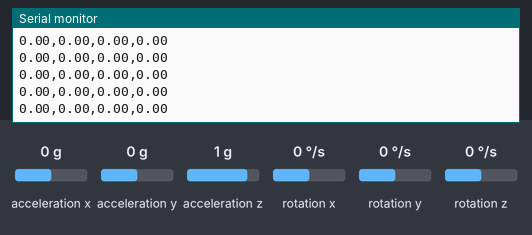
This sketch was run on a simulated Arduino Uno, built with avr-gcc and run on an emulated ATmega328P. Parts: the last lines printed to the serial monitor. The test bench sets the inputs (shaded band); at power-on: acceleration y 0 g, acceleration x 0 g, acceleration z 1 g, rotation z 0 °/s, rotation x 0 °/s, rotation y 0 °/s.

Above: at 1.7 s.
1.8 s: acceleration y set to -0.8 g
At 2.5 s:
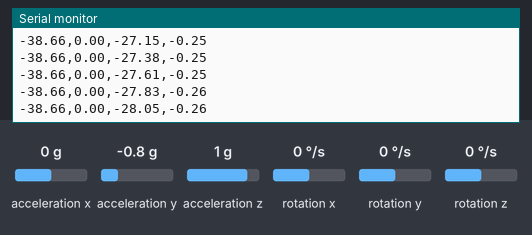
4.8 s: acceleration x set to -1.4 g
At 5.8 s:
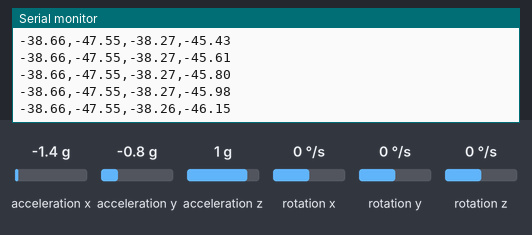
6.3 s: acceleration z set to -0.8 g
At 6.9 s:
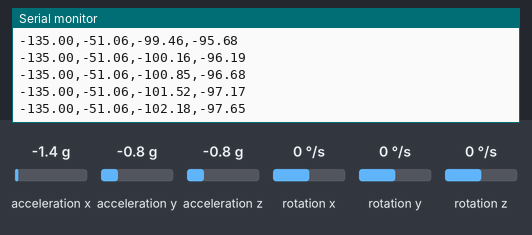
9.3 s: acceleration y set to 0 g
At 9.9 s:
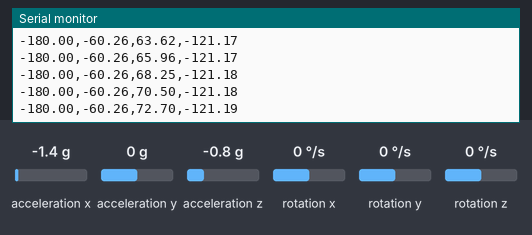
12.3 s: rotation z set to -192 °/s
At 13.0 s:
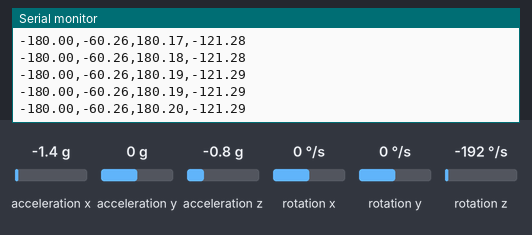
Timing chart, 0 to 14.8 s (numbered marks = the images above; inputs shaded):
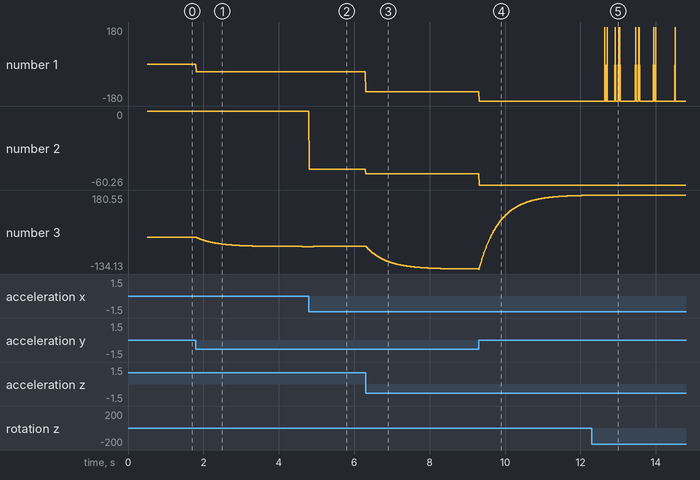

Measured:
- after the input at 1.8 s, the serial monitor: prints a new line at once (image 1)
- plotted number 1: 0 → -38.66 after the input at 1.8 s
- plotted number 3: 0 → -38.52 after the input at 1.8 s

The sketch:

ComplementaryFilter.ino
```cpp
/* Read quaternion and roll, pitch, yaw from MPU6050
* Robotics Course semester fall 2022 _ MiniProject #1
*/
#include "I2Cdev.h"
#include "MPU6050_6Axis_MotionApps20.h"

long loopTimer, loopTimer2;
int temperature;
double accelPitch;
double accelRoll;
double freq, dt;
double tau = 0.98;
double rollCom = 0;
double pitchCom = 0;

#if I2CDEV_IMPLEMENTATION == I2CDEV_ARDUINO_WIRE
    #include "Wire.h"
#endif

MPU6050 mpu;

// quaternion components in a [w, x, y, z] format
//#define OUTPUT_READABLE_QUATERNION

// pitch/roll angles (in degrees) calculated from the quaternions coming
// from the FIFO.
#define OUTPUT_READABLE_YAWPITCHROLL

bool dmpReady = false;
uint8_t devStatus;
uint8_t fifoBuffer[64];

Quaternion q;                 // [w, x, y, z]         quaternion container
VectorFloat gravity;          // [x, y, z]            gravity vector
float ypr[3];                 // [yaw, pitch, roll]   yaw/pitch/roll container and gravity vector
VectorInt16 accel;


// ================================================================
//                          INITIAL SETUP
// ================================================================

void setup() {
    #if I2CDEV_IMPLEMENTATION == I2CDEV_ARDUINO_WIRE
        Wire.begin();
        Wire.setClock(400000);
    #elif I2CDEV_IMPLEMENTATION == I2CDEV_BUILTIN_FASTWIRE
        Fastwire::setup(400, true);
    #endif

    Serial.begin(115200);
    while (!Serial);

    Serial.println(F("Initializing I2C devices..."));
    mpu.initialize();

    Serial.println(F("Testing device connections..."));
    Serial.println(mpu.testConnection() ? F("MPU6050 connection successful") : F("MPU6050 connection failed"));

    Serial.println(F("Initializing DMP..."));
    devStatus = mpu.dmpInitialize();

    mpu.setXGyroOffset(220);
    mpu.setYGyroOffset(76);
    mpu.setZGyroOffset(-85);
    mpu.setZAccelOffset(1788);

    if (devStatus == 0) {
        mpu.CalibrateAccel(6);
        mpu.CalibrateGyro(6);
        mpu.PrintActiveOffsets();
        Serial.println(F("Enabling DMP..."));
        mpu.setDMPEnabled(true);

        dmpReady = true;
    }
    else {
        Serial.print(F("DMP Initialization failed (code "));
        Serial.print(devStatus);
        Serial.println(F(")"));
    }

      // Reset the loop timer
  loopTimer = micros();
  loopTimer2 = micros();
}


// ================================================================
//                        MAIN PROGRAM LOOP
// ================================================================

void loop() {

  freq = 1/((micros() - loopTimer2) * 1e-6);
  loopTimer2 = micros();
  dt = 1/freq;

    if (!dmpReady) return;
    // read a packet from FIFO
    if (mpu.dmpGetCurrentFIFOPacket(fifoBuffer)) {
        #ifdef OUTPUT_READABLE_QUATERNION
            // display quaternion values in easy matrix form: w x y z
            mpu.dmpGetQuaternion(&q, fifoBuffer);
            Serial.print(q.w);
            Serial.print(",");
            Serial.print(q.x);
            Serial.print(",");
            Serial.print(q.y);
            Serial.print(",");
            Serial.println(q.z);
        #endif

        #ifdef OUTPUT_READABLE_YAWPITCHROLL
            // display Euler angles in degrees
            mpu.dmpGetAccel(&accel, fifoBuffer);
            mpu.dmpGetQuaternion(&q, fifoBuffer);
            mpu.dmpGetGravity(&gravity, &q);
            mpu.dmpGetYawPitchRoll(ypr, &q, &gravity);

            float rotation_x = ypr[2] ;
            float rotation_y = ypr[1] ;
            float yaw = ypr[0] * 180/M_PI;

            // Complementary filter
            accelPitch = atan2(accel.y, accel.z) * RAD_TO_DEG;
            accelRoll = atan2(accel.x, accel.z) * RAD_TO_DEG;

            pitchCom = (tau)*(pitchCom + rotation_x*dt) + (1-tau)*(accelRoll);
            rollCom = (tau)*(rollCom - rotation_y*dt) + (1-tau)*(accelPitch);

//            Serial.print(freq,0);
//            Serial.print(",");
            Serial.print(rotation_x* RAD_TO_DEG); // roll
            Serial.print(",");
            Serial.print(rotation_y* RAD_TO_DEG); // pitch
            Serial.print(",");
            Serial.print(rollCom); // roll
            Serial.print(",");
            Serial.println(pitchCom); // pitch
            //Serial.print(",");
            //Serial.println(yaw); // yaw
        #endif

    }

  // Wait until the loopTimer reaches 4000us (250Hz) before next loop
  while (micros() - loopTimer <= 4000);
  loopTimer = micros();
}
```
